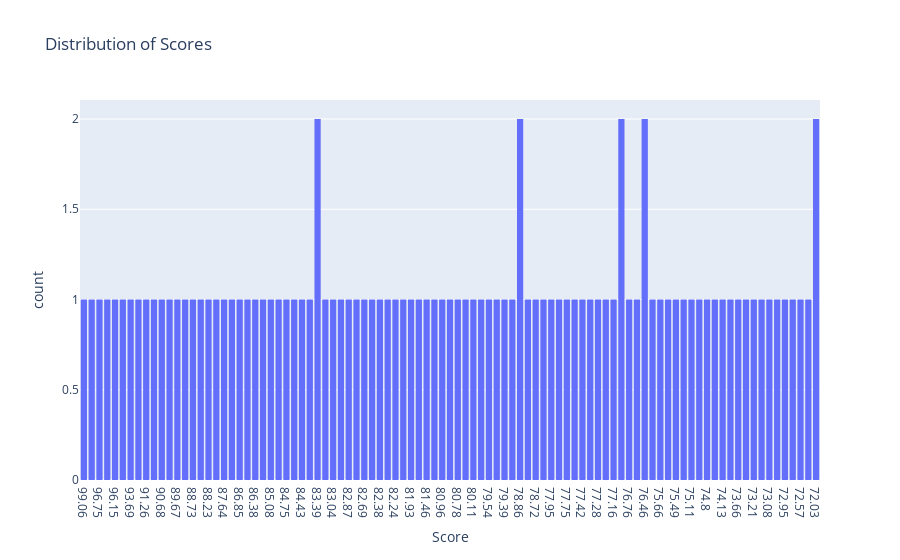

Write notebook code for a chart like this one.
### Code cell
# Histogram
fig = px.histogram(df, x='Score', nbins=20, title='Distribution of Scores')
fig.show()

### Figure 1 — Plotly figure (JSON) as saved in the notebook; plotly's stock layout.template omitted (floating-point values rounded to 4 significant figures)
{"data": [{"alignmentgroup": "True", "bingroup": "x", "hovertemplate": "Score=%{x}<br>count=%{y}<extra></extra>", "legendgroup": "", "marker": {"color": "#636efa", "pattern": {"shape": ""}}, "name": "", "nbinsx": 20, "offsetgroup": "", "orientation": "v", "showlegend": false, "type": "histogram", "x": ["99.06", "98.13", "96.75", "96.53", "96.15", "94.4", "93.69", "92.08", "91.26", "91.23", "90.68", "90.3", "89.67", "89.11", "88.73", "88.52", "88.23", "87.76", "87.64", "87.62", "86.85", "86.6", "86.38", "86.02", "85.08", "84.96", "84.75", "84.64", "84.43", "83.79", "83.39", "83.39", "83.26", "83.04", "82.95", "82.87", "82.8", "82.69", "82.48", "82.38", "82.34", "82.24", "82.06", "81.93", "81.82", "81.46", "81.08", "80.96", "80.83", "80.78", "80.68", "80.11", "79.69", "79.54", "79.46", "79.39", "79.08", "78.86", "78.86", "78.77", "78.72", "78.49", "77.95", "77.94", "77.75", "77.55", "77.42", "77.35", "77.28", "77.22", "77.16", "76.77", "76.77", "76.76", "76.56", "76.46", "76.46", "76.32", "75.66", "75.52", "75.49", "75.45", "75.11", "74.89", "74.8", "74.79", "74.13", "74.11", "73.66", "73.59", "73.21", "73.16", "73.08", "73.05", "72.95", "72.74", "72.57", "72.33", "72.03", "72.03"], "xaxis": "x", "yaxis": "y"}], "layout": {"barmode": "relative", "legend": {"tracegroupgap": 0}, "title": {"text": "Distribution of Scores"}, "xaxis": {"anchor": "y", "domain": [0, 1], "title": {"text": "Score"}}, "yaxis": {"anchor": "x", "domain": [0, 1], "title": {"text": "count"}}}}
